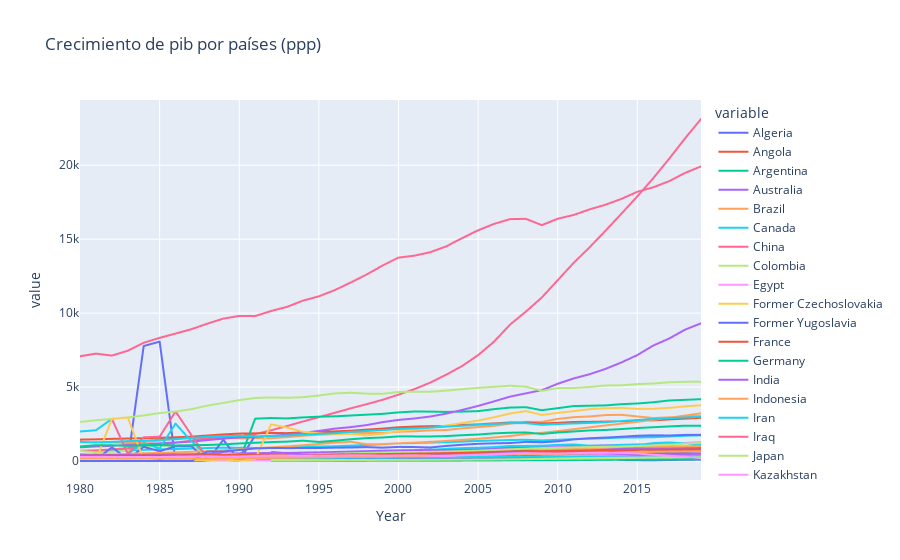

The notebook cell saved with this chart:
### Code cell
px.line(data_frame=gdp_40_uns,x=gdp_40_uns.index,y=gdp_40_uns.columns[:len(gdp_40_uns)-1],title="Crecimiento de pib por países (ppp)")
